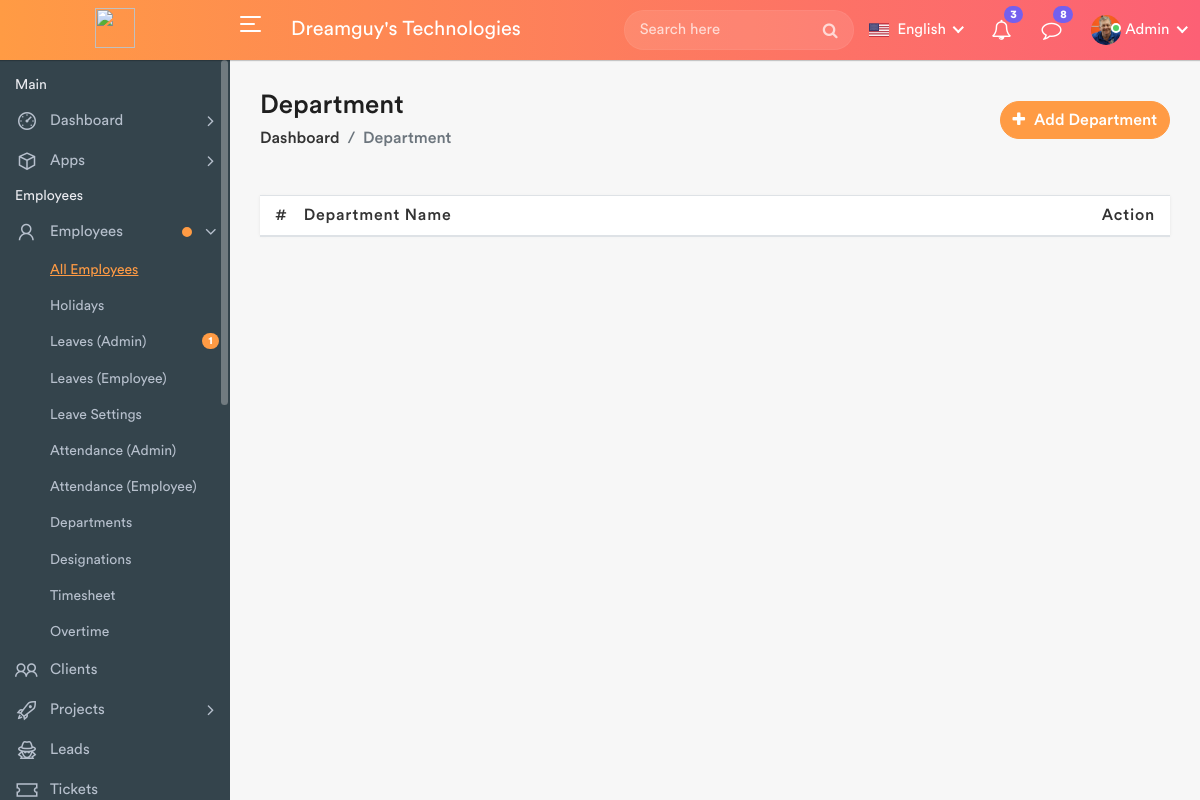
Before: /departments with the older database file.
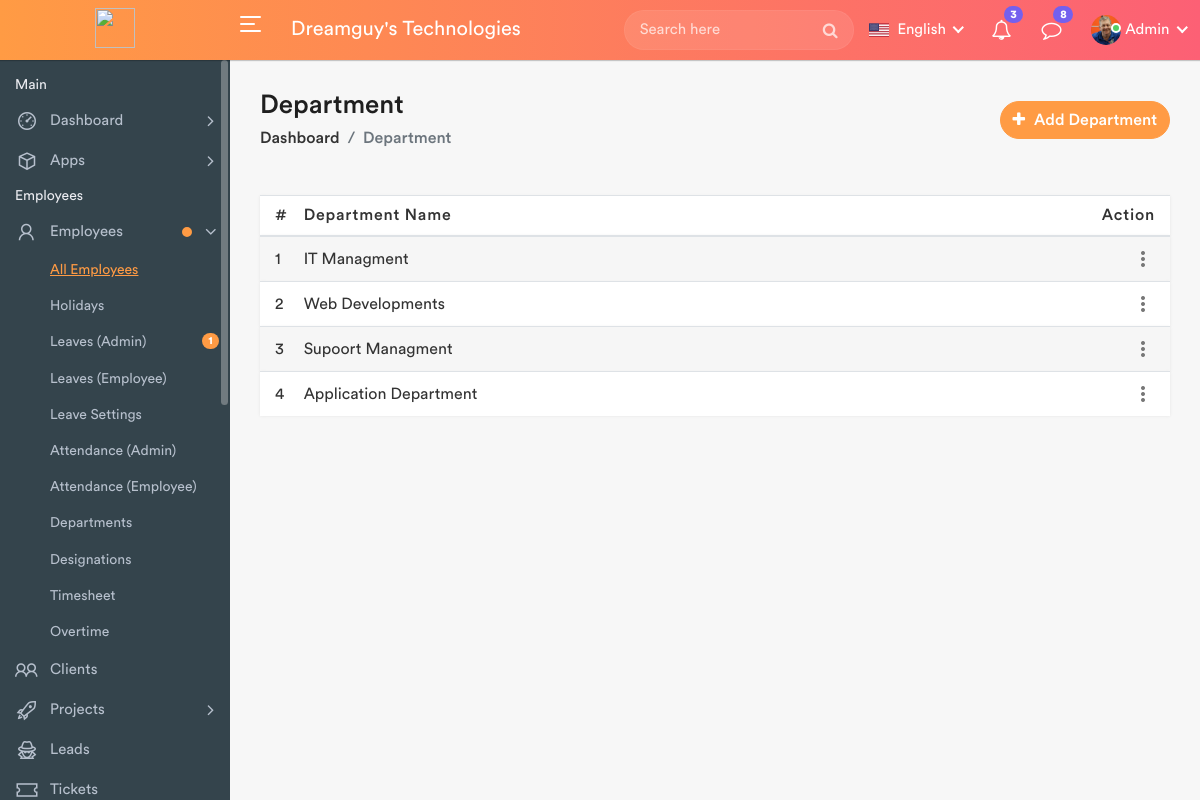
After: the same page with the newer database file.
### HRMS_APP/models.py (models this page shows, shortened)
class Department(models.Model):
    department = models.CharField(max_length=100)

### HRMS_APP/views.py (the view)
# urls.py: path('departments', views.departments, name='departments'),
def departments(request):
    department = Department.objects.all()
    if request.POST:
        Department.objects.create(
            department = request.POST['department']
        )
        sweetify.success(request,"Departments Add Successfully..")
        return render(request,"departments.html",{'department':department})
    else:
        return render(request,"departments.html",{'department':department})

### HRMS_APP/templates/departments.html (shortened to what this page needs)
{% extends "header.html" %}
{% load static %}
{% block content %}
<div class="page-wrapper">
    <div class="content container-fluid">
        <div class="page-header">
            <div class="row align-items-center">
                <div class="col">
                    <h3 class="page-title">Department</h3>
                    <ul class="breadcrumb">
                        <li class="breadcrumb-item"><a href="index.html">Dashboard</a></li>
                        <li class="breadcrumb-item active">Department</li>
                    </ul>
                </div>
                <div class="col-auto float-right ml-auto">
                    <a href="#" class="btn add-btn" data-toggle="modal" data-target="#add_department"><i class="fa fa-plus"></i> Add Department</a>
                </div>
            </div>
        </div>
        <div class="row">
            <div class="col-md-12">
                <div>
                    <table class="table table-striped custom-table mb-0 datatable">
                        <thead>
                            <tr>
                                <th style="width: 30px;">#</th>
                                <th>Department Name</th>
                                <th class="text-right">Action</th>
                            </tr>
                        </thead>
                        <tbody>
                            {% for i in department %}
                            <tr>
                                <td>{{forloop.counter}}</td>
                                <td>{{i.department}}</td>
                                <td class="text-right">
                                    <div class="dropdown dropdown-action">
                                        <a href="#" class="action-icon dropdown-toggle" data-toggle="dropdown" aria-expanded="false"><i class="material-icons">more_vert</i></a>
                                    </div>
                                </td>
                            </tr>
                            {% endfor %}
                        </tbody>
                    </table>
                </div>
            </div>
        </div>
    </div>
</div>
{% endblock %}

Changed rows visible on the page:
added Department: department "IT Managment"
added Department: department "Web Developments"
added Department: department "Supoort Managment"
added Department: department "Application Department"
